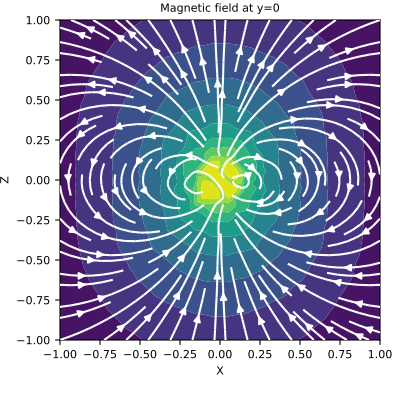

The script that drew this image:
# Here, we define a z-oriented magnetic dipole and plot the magnetic
# field on the xz-plane that intercepts y=0.

from geoana.em.static import MagneticDipoleWholeSpace
from geoana.utils import ndgrid
from geoana.plotting_utils import plot2Ddata
import numpy as np
import matplotlib.pyplot as plt

# Let us begin by defining the magnetic dipole.

location = np.r_[0., 0., 0.]
orientation = np.r_[0., 0., 1.]
moment = 1.
dipole_object = MagneticDipoleWholeSpace(
    location=location, orientation=orientation, moment=moment
)

# Now we create a set of gridded locations and compute the vector potential.

xyz = ndgrid(np.linspace(-1, 1, 20), np.array([0]), np.linspace(-1, 1, 20))
H = dipole_object.magnetic_field(xyz)

# Finally, we plot the vector potential on the plane. Given the symmetry,
# there are only horizontal components.

fig = plt.figure(figsize=(4, 4))
ax = fig.add_axes([0.15, 0.15, 0.8, 0.8])
plot2Ddata(xyz[:, 0::2], H[:, 0::2], ax=ax, vec=True, scale='log')
ax.set_xlabel('X')
ax.set_ylabel('Z')
ax.set_title('Magnetic field at y=0')
